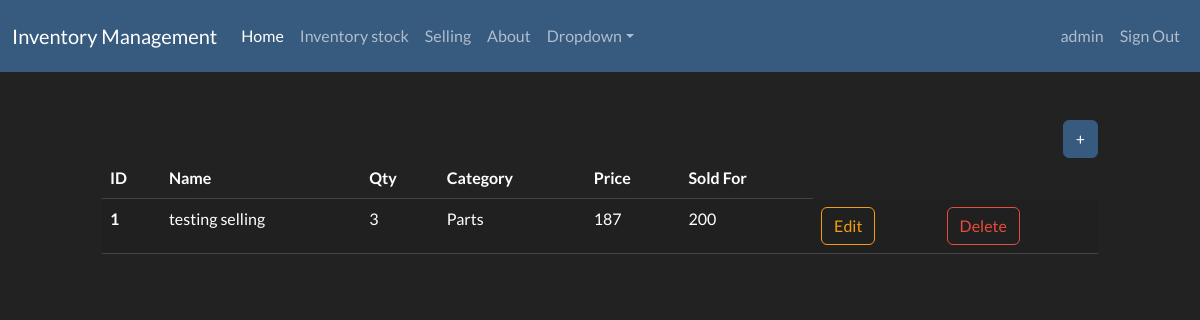
Page /pricing/ (signed in) on the committed database.
### inventory/models.py (models this page shows, shortened)
class Pricing(models.Model):
    name = models.CharField(max_length=200)
    quantity = models.IntegerField()
    category = models.ForeignKey('Category', on_delete=models.PROTECT,blank=True, null=True)
    price = models.IntegerField(blank=True, null=True)
    sold_for = models.IntegerField(blank=True, null=True)
    date_created = models.DateTimeField(auto_now_add=True)
    user = models.ForeignKey(User, on_delete=models.PROTECT)

class Category(models.Model):
    name = models.CharField(max_length=200)
    class Meta:
        verbose_name_plural = 'Categories'

### inventory/views.py (the view)
# urls.py: path('pricing/', PricingView.as_view(), name='pricing'),
class PricingView(LoginRequiredMixin, View):
    def get(self, request):
        itemsprice = Pricing.objects.filter(user=self.request.user.id).order_by('id')
        return render(request, 'inventory/pricing.html', {'itemsprice':itemsprice})

### inventory/templates/inventory/pricing.html (shortened to what this page needs)
{%extends 'inventory/base.html'%}
{%block content%}
    <div class="row">
        <div class=" col-md-10 col-12 mx-auto mt-5">
            <div class="d-flex justify-content-end">
                <a href="{%url 'add-item'%}" class="btn btn-primary">+</a>
            </div>
            <table class="table table-hover table-striped">
                <thead>
                    <tr>
                        <th scope="col">ID</th>
                        <th scope="col">Name</th>
                        <th scope="col">Qty</th>
                        <th scope="col">Category</th>
                        <th scope="col">Price</th>
                        <th scope="col">Sold For</th>
                    </tr>
                </thead>
                <tbody>
                    {%for item in itemsprice %}
                        <tr>
                            <th scrope="row">{{item.id}}</th>
                            <td>{{item.name}}</td>
                            <td>{{item.quantity}}</td>
                            <td>{{item.category.name}}</td>
                            <td>{{item.price}}</td>
                            <td>{{item.sold_for}}</td>
                            <td><a href="{%url 'edit-item' item.id %}" class="btn btn-outline-warning">Edit</td>
                            <td><a href="{%url 'delete-item' item.id %}" class="btn btn-outline-danger">Delete</td>
                        </tr>
                    {% endfor %}
                </tbody>
            </table>
        </div>
    </div>
{% endblock content%}

### inventory/templates/inventory/navbar.html (shortened to what this page needs)
<nav class="navbar navbar-expand-lg bg-primary" data-bs-theme="dark">
    <div class="container-fluid">
      <a class="navbar-brand" href="#">Inventory Management</a>
      <div class="collapse navbar-collapse" id="navbarColor01">
        <ul class="navbar-nav me-auto">
          <li class="nav-item">
            <a class="nav-link active" href="{%url 'index'%}">Home
            </a>
          </li>
          <li class="nav-item">
            <a class="nav-link" href="{% url 'dashboard'%}">Inventory stock</a>
          </li>
          <li class="nav-item">
            <a class="nav-link" href="{% url 'pricing' %}">Selling</a>
          </li>
          <li class="nav-item">
            <a class="nav-link" href="#">About</a>
          </li>
          <li class="nav-item dropdown">
            <a class="nav-link dropdown-toggle" data-bs-toggle="dropdown" href="#" role="button" aria-haspopup="true" aria-expanded="false">Dropdown</a>
          </li>
        </ul>
        <ul class="navbar-nav">
        {% if user.is_authenticated %}
          <li class="nav-item">
            <a class="nav-link" href="#">{{user.username}}</a>
          </li>
          <li class="nav-item">
            <a class="nav-link" href="{% url 'logout'%}">Sign Out</a>
          </li>
        {%endif %}
        </ul>
      </div>
    </div>
  </nav>

### rows in the picture
Pricing: id "1", name "testing selling", quantity "3", category.name "Parts", price "187", sold_for "200"

### other values in the picture
{{ user.username }} "admin"
